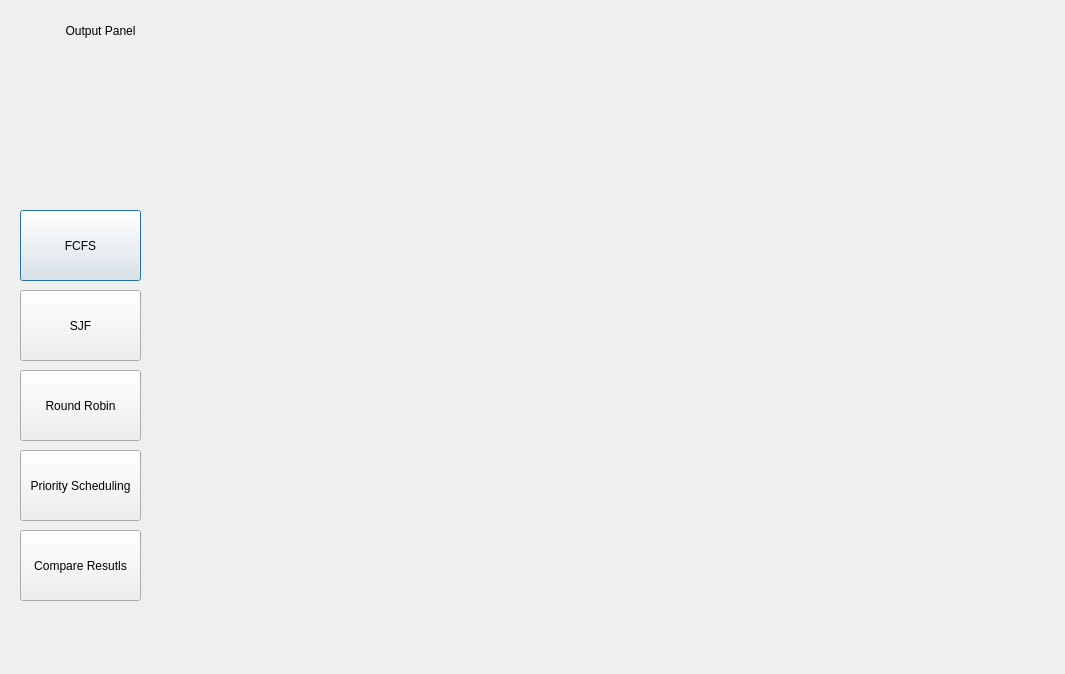
<?xml version="1.0" encoding="UTF-8"?>
<ui version="4.0">
 <class>Details</class>
 <widget class="QDialog" name="Details">
  <property name="geometry">
   <rect>
    <x>0</x>
    <y>0</y>
    <width>1065</width>
    <height>674</height>
   </rect>
  </property>
  <property name="windowTitle">
   <string>Dialog</string>
  </property>
  <widget class="QPushButton" name="FCFS_button">
   <property name="geometry">
    <rect>
     <x>20</x>
     <y>210</y>
     <width>121</width>
     <height>71</height>
    </rect>
   </property>
   <property name="text">
    <string>FCFS</string>
   </property>
  </widget>
  <widget class="QWidget" name="horizontalLayoutWidget">
   <property name="geometry">
    <rect>
     <x>170</x>
     <y>60</y>
     <width>881</width>
     <height>681</height>
    </rect>
   </property>
   <layout class="QHBoxLayout" name="layout"/>
  </widget>
  <widget class="QPushButton" name="FCFS_button_2">
   <property name="geometry">
    <rect>
     <x>20</x>
     <y>290</y>
     <width>121</width>
     <height>71</height>
    </rect>
   </property>
   <property name="text">
    <string>SJF</string>
   </property>
  </widget>
  <widget class="QPushButton" name="FCFS_button_3">
   <property name="geometry">
    <rect>
     <x>20</x>
     <y>370</y>
     <width>121</width>
     <height>71</height>
    </rect>
   </property>
   <property name="text">
    <string>Round Robin</string>
   </property>
  </widget>
  <widget class="QPushButton" name="FCFS_button_4">
   <property name="geometry">
    <rect>
     <x>20</x>
     <y>450</y>
     <width>121</width>
     <height>71</height>
    </rect>
   </property>
   <property name="text">
    <string>Priority Scheduling</string>
   </property>
  </widget>
  <widget class="QLabel" name="label">
   <property name="geometry">
    <rect>
     <x>10</x>
     <y>10</y>
     <width>181</width>
     <height>41</height>
    </rect>
   </property>
   <property name="text">
    <string>Output Panel</string>
   </property>
   <property name="alignment">
    <set>Qt::AlignmentFlag::AlignCenter</set>
   </property>
  </widget>
  <widget class="QPushButton" name="FCFS_button_5">
   <property name="geometry">
    <rect>
     <x>20</x>
     <y>530</y>
     <width>121</width>
     <height>71</height>
    </rect>
   </property>
   <property name="text">
    <string>Compare Resutls</string>
   </property>
  </widget>
 </widget>
 <resources/>
 <connections/>
</ui>
